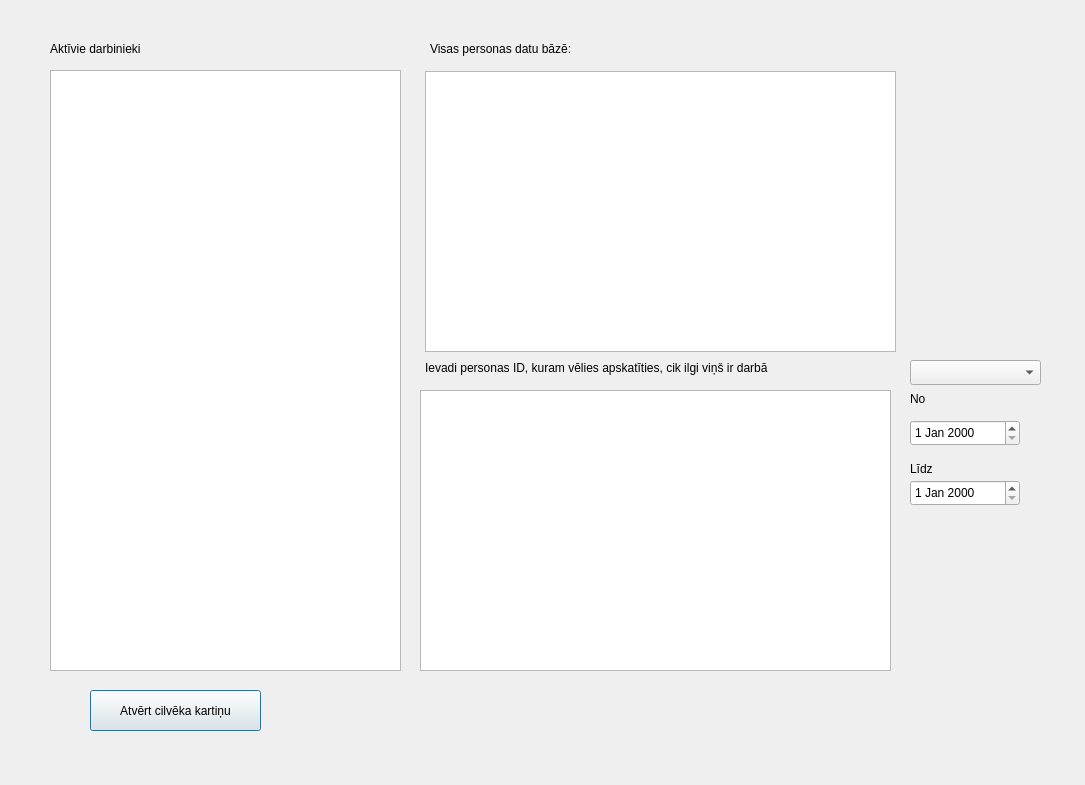
<?xml version="1.0" encoding="UTF-8"?>
<ui version="4.0">
 <class>atskaite</class>
 <widget class="QDialog" name="atskaite">
  <property name="geometry">
   <rect>
    <x>0</x>
    <y>0</y>
    <width>1085</width>
    <height>785</height>
   </rect>
  </property>
  <property name="windowTitle">
   <string>Dialog</string>
  </property>
  <widget class="QLabel" name="label">
   <property name="geometry">
    <rect>
     <x>430</x>
     <y>40</y>
     <width>271</width>
     <height>17</height>
    </rect>
   </property>
   <property name="text">
    <string>Visas personas datu bāzē:</string>
   </property>
  </widget>
  <widget class="QTableView" name="tableView">
   <property name="geometry">
    <rect>
     <x>425</x>
     <y>71</y>
     <width>471</width>
     <height>281</height>
    </rect>
   </property>
  </widget>
  <widget class="QLabel" name="label_2">
   <property name="geometry">
    <rect>
     <x>50</x>
     <y>40</y>
     <width>271</width>
     <height>17</height>
    </rect>
   </property>
   <property name="text">
    <string>Aktīvie darbinieki</string>
   </property>
  </widget>
  <widget class="QTableView" name="tableView_2">
   <property name="geometry">
    <rect>
     <x>50</x>
     <y>70</y>
     <width>351</width>
     <height>601</height>
    </rect>
   </property>
  </widget>
  <widget class="QLabel" name="label_3">
   <property name="geometry">
    <rect>
     <x>425</x>
     <y>359</y>
     <width>441</width>
     <height>17</height>
    </rect>
   </property>
   <property name="text">
    <string>Ievadi personas ID, kuram vēlies apskatīties, cik ilgi viņš ir darbā</string>
   </property>
  </widget>
  <widget class="QTableView" name="tableView_3">
   <property name="geometry">
    <rect>
     <x>420</x>
     <y>390</y>
     <width>471</width>
     <height>281</height>
    </rect>
   </property>
  </widget>
  <widget class="QDateEdit" name="dateEdit">
   <property name="geometry">
    <rect>
     <x>910</x>
     <y>420</y>
     <width>110</width>
     <height>26</height>
    </rect>
   </property>
  </widget>
  <widget class="QDateEdit" name="dateEdit_2">
   <property name="geometry">
    <rect>
     <x>910</x>
     <y>480</y>
     <width>110</width>
     <height>26</height>
    </rect>
   </property>
  </widget>
  <widget class="QLabel" name="label_4">
   <property name="geometry">
    <rect>
     <x>910</x>
     <y>390</y>
     <width>67</width>
     <height>17</height>
    </rect>
   </property>
   <property name="text">
    <string>No</string>
   </property>
  </widget>
  <widget class="QLabel" name="label_5">
   <property name="geometry">
    <rect>
     <x>910</x>
     <y>460</y>
     <width>67</width>
     <height>17</height>
    </rect>
   </property>
   <property name="text">
    <string>Līdz</string>
   </property>
  </widget>
  <widget class="QComboBox" name="comboBox">
   <property name="geometry">
    <rect>
     <x>910</x>
     <y>360</y>
     <width>131</width>
     <height>25</height>
    </rect>
   </property>
  </widget>
  <widget class="QPushButton" name="pushButton">
   <property name="geometry">
    <rect>
     <x>90</x>
     <y>690</y>
     <width>171</width>
     <height>41</height>
    </rect>
   </property>
   <property name="text">
    <string>Atvērt cilvēka kartiņu</string>
   </property>
  </widget>
 </widget>
 <resources/>
 <connections/>
</ui>
